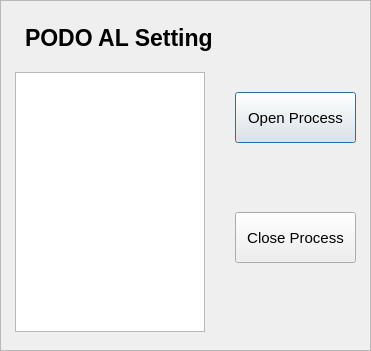
<?xml version="1.0" encoding="UTF-8"?>
<ui version="4.0">
 <class>PODOALDialog</class>
 <widget class="QDialog" name="PODOALDialog">
  <property name="geometry">
   <rect>
    <x>0</x>
    <y>0</y>
    <width>371</width>
    <height>351</height>
   </rect>
  </property>
  <property name="windowTitle">
   <string>Dialog</string>
  </property>
  <widget class="QFrame" name="frame">
   <property name="geometry">
    <rect>
     <x>0</x>
     <y>0</y>
     <width>371</width>
     <height>351</height>
    </rect>
   </property>
   <property name="styleSheet">
    <string notr="true">border-color: rgb(14, 22, 131);</string>
   </property>
   <property name="frameShape">
    <enum>QFrame::StyledPanel</enum>
   </property>
   <property name="frameShadow">
    <enum>QFrame::Plain</enum>
   </property>
   <property name="lineWidth">
    <number>2</number>
   </property>
   <property name="midLineWidth">
    <number>1</number>
   </property>
   <widget class="QPushButton" name="BTN_OPEN_PROCESS">
    <property name="geometry">
     <rect>
      <x>235</x>
      <y>92</y>
      <width>121</width>
      <height>51</height>
     </rect>
    </property>
    <property name="font">
     <font>
      <pointsize>11</pointsize>
     </font>
    </property>
    <property name="text">
     <string>Open Process</string>
    </property>
   </widget>
   <widget class="QListWidget" name="LTW_PROCESS_LIST">
    <property name="geometry">
     <rect>
      <x>15</x>
      <y>72</y>
      <width>190</width>
      <height>260</height>
     </rect>
    </property>
    <property name="font">
     <font>
      <pointsize>11</pointsize>
     </font>
    </property>
   </widget>
   <widget class="QLabel" name="label">
    <property name="geometry">
     <rect>
      <x>25</x>
      <y>22</y>
      <width>281</width>
      <height>31</height>
     </rect>
    </property>
    <property name="font">
     <font>
      <pointsize>17</pointsize>
      <weight>75</weight>
      <bold>true</bold>
     </font>
    </property>
    <property name="text">
     <string>PODO AL Setting</string>
    </property>
   </widget>
   <widget class="QPushButton" name="BTN_CLOSE_PROCESS">
    <property name="geometry">
     <rect>
      <x>235</x>
      <y>212</y>
      <width>121</width>
      <height>51</height>
     </rect>
    </property>
    <property name="font">
     <font>
      <pointsize>11</pointsize>
     </font>
    </property>
    <property name="text">
     <string>Close Process</string>
    </property>
   </widget>
  </widget>
 </widget>
 <resources/>
 <connections/>
</ui>
